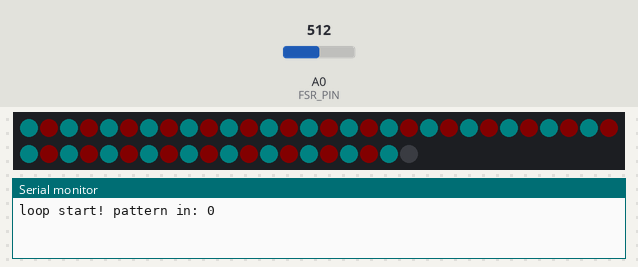
Bench run of a sketch on a simulated Arduino Leonardo, built with avr-gcc and run on an emulated ATmega32U4. Parts: 50 RGB LEDs in strip order, left to right, continuing on the next row, the last lines printed to the serial monitor. Inputs (shaded band) come from the test bench; at power-on: A0 (FSR_PIN) = 512. Dim RGB values are drawn brighter than linear; colours are those a GRB WS2812 strip shows for the declared byte order.

Above: at 1.2 s.
1.3 s: A0 (FSR_PIN) set to 79
2.8 s: A0 (FSR_PIN) set to 71
At 3.03 s:
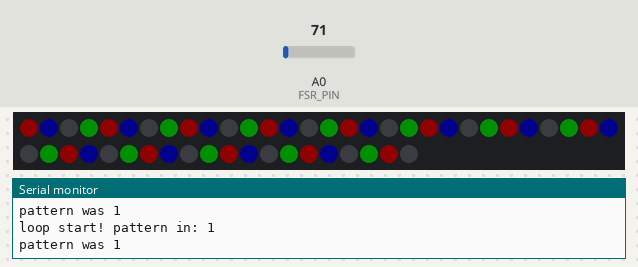
5.3 s: A0 (FSR_PIN) set to 122
At 5.7 s:
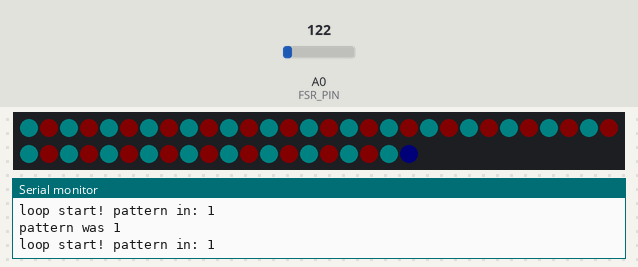
6.8 s: A0 (FSR_PIN) set to 65
At 8.18 s:
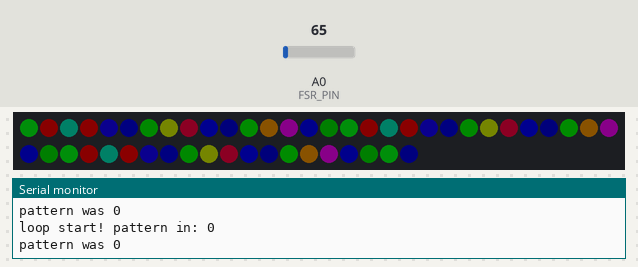
15.2 s: A0 (FSR_PIN) set to 85
At 16.1 s:
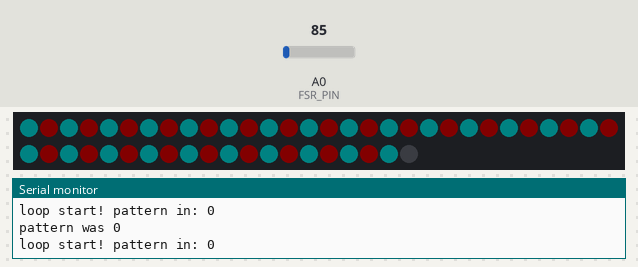
16.7 s: A0 (FSR_PIN) set to 0
At 17.41 s:
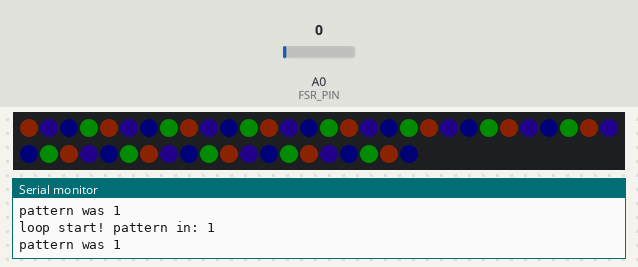

The sketch:

gauntletsv1.ino
```cpp
/* FastLED RGBW Example Sketch
 *
 * Example sketch using FastLED for RGBW strips (SK6812). Includes
 * color wipes and rainbow pattern.
 *
 * Written by David Madison
 * http://partsnotincluded.com
*/

#include "FastLED.h"
#include "FastLED_RGBW.h"

#define NUM_LEDS 12+13+12
#define DATA_PIN 6
#define FSR_PIN A0

const int button_threshold = 75;

// Board setting: Arduino Leonardo

uint8_t gPos255 = 0; // global step position 0-255
uint8_t mode = 0; // track which pattern we're on

CRGBW leds[NUM_LEDS];
CRGB *ledsRGB = (CRGB *) &leds[0];

const uint8_t brightness = 15;

const uint8_t curve[2 * (12+13+12) + 13 ] = {
    0,0,0,0,0,0,0,0,0,0,0,0,
    0,0,0,0,0,0,0,0,0,0,0,0,0,
    0,0,0,0,0,0,0,0,0,0,0,0,
    25,45,65,95,115,135,115,95,65,45,25,20,15,
    0,0,0,0,0,0,0,0,0,0,0,0,
    0,0,0,0,0,0,0,0,0,0,0,0,0,
    0,0,0,0,0,0,0,0,0,0,0,0,
    };

void setup() {
  pinMode(A0, INPUT);
  FastLED.addLeds<WS2812B, DATA_PIN, RGB>(ledsRGB, getRGBWsize(NUM_LEDS));
  FastLED.setBrightness(brightness);
  FastLED.show();
  Serial.begin(115200);
}

void loop(){
  //fillWhite( max( 0, -1*abs(gPos255-125)+(100) ) );
  Serial.print("loop start! pattern in: ");
  Serial.println(mode);
  if (checkButtonPress() == true) {
    Serial.print("button! pattern in: ");
    Serial.println(mode);
    if ( mode == 0 ) {
      mode++;
    }
    else if (mode == 1) {
      mode--;
    }
    Serial.print("pattern out: ");
    Serial.println(mode);
  }
  if (mode == 0) {
    Serial.println("pattern was 0");
    P1RainbowWhiteWave();
  }
  if (mode == 1) {
    Serial.println("pattern was 1");
    P2RainbowCycle();
  }
  gPos255 = gPos255 < 256 ? gPos255 + 1 : 0;
}

bool checkButtonPress() {
  bool press = false;
  // visually acknowledge the press and wait for it to stop
  while (analogRead(FSR_PIN) > button_threshold) {
    press = true;
    customClear();
    fillAqua(100);
    FastLED.show();
    delay(200);
  }
  return press;
}

void P1RainbowWhiteWave() {
  rainbow(gPos255,2);
  whitePulse(gPos255);
  FastLED.show();
  delay(30);
}

void P2RainbowCycle() {
  colorFill(gPos255);
  FastLED.show();
  delay(60);
}

void colorFill(uint8_t hue){
  for(int i = 0; i < NUM_LEDS; i++){
    leds[i] = CHSV(hue, 255, 255);
  }
}

void whitePulse(uint8_t start_position) {
  //Serial.print("start_position=");
  //Serial.print(start_position);
  //Serial.print("; ");
  for(int i = 0; i < NUM_LEDS; i++){
    leds[i].w = curve[((start_position + i) % (14*5))];
    //Serial.print((start_position + i) % (14*5));
    //Serial.print(", ");
  }
  //Serial.println();
}

void fillWhite(uint8_t luma){
  for(int i = 0; i < NUM_LEDS; i++){
    leds[i].w = luma;
  }
}

void fillAqua(uint8_t luma){
  for(int i = 0; i < NUM_LEDS; i++){
    leds[i].b = luma;
    leds[i].g = luma;
  }
}

void customClear() {
  for(int i = 0; i < NUM_LEDS; i++){
    leds[i] = 0;
  }
}

void rainbow(uint8_t start_position, float width_factor){
  // lower width factor = spread rainbow farther, higher = fit more rainbows
  // good values are 0.2 -> 2
  for(int i = 0; i < NUM_LEDS; i++){
    leds[i] = CHSV((i * 256 / NUM_LEDS * width_factor) + start_position, 255, 255);
  }
}


/*
void rainbowLoop(){
  long millisIn = millis();
  long loopTime = 5000; // 5 seconds

  while(millis() < millisIn + loopTime){
    rainbow();
    delay(5);
  }
}*/
```

FastLED_RGBW.h
```cpp
/* FastLED_RGBW
 *
 * Hack to enable SK6812 RGBW strips to work with FastLED.
 *
 * Original code by Jim Bumgardner (http://krazydad.com).
 * Modified by David Madison (http://partsnotincluded.com).
 *
*/

#ifndef FastLED_RGBW_h
#define FastLED_RGBW_h

struct CRGBW  {
	union {
		struct {
			union {
				uint8_t g;
				uint8_t green;
			};
			union {
				uint8_t r;
				uint8_t red;
			};
			union {
				uint8_t b;
				uint8_t blue;
			};
			union {
				uint8_t w;
				uint8_t white;
			};
		};
		uint8_t raw[4];
	};

	CRGBW(){}

	CRGBW(uint8_t rd, uint8_t grn, uint8_t blu, uint8_t wht){
		r = rd;
		g = grn;
		b = blu;
		w = wht;
	}

	inline void operator = (const CRGB c) __attribute__((always_inline)){
		this->r = c.r;
		this->g = c.g;
		this->b = c.b;
		this->white = 0;
	}
};

inline uint16_t getRGBWsize(uint16_t nleds){
	uint16_t nbytes = nleds * 4;
	if(nbytes % 3 > 0) return nbytes / 3 + 1;
	else return nbytes / 3;
}

#endif
```

Measured:
- the behaviour switches between 76 and 75 on A0 (FSR_PIN) (found by bisection; images 0 and 1)
- after the input at 1.3 s, every drawn part: stays the same
- after the input at 2.8 s, the LEDs: change after 0.05 s (image 1)
- after the input at 5.3 s, the LEDs: change at once (image 2)
- after the input at 6.8 s, the LEDs: first change after 0.16 s (image 3 shows a later state)
- after the input at 15.2 s, the LEDs: change at once (image 4)
- after the input at 16.7 s, the LEDs: first change after 0.14 s (image 5 shows a later state)
